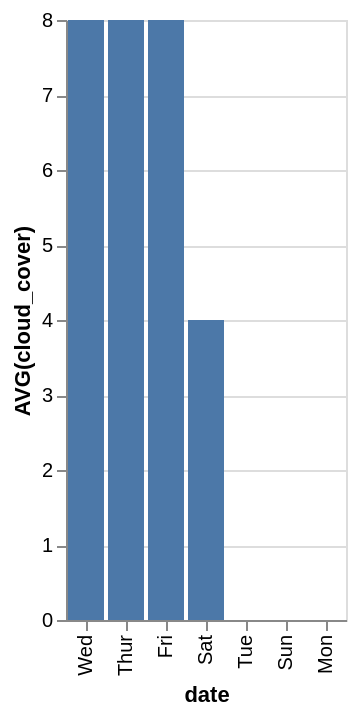

Vega-Lite specification for this chart:
### Vega-Lite specification from a JSON file in a GitHub repository (floating-point values rounded to 4 significant figures)
{"data": {"values": [{"x_data": "Wed", "y_data": 8}, {"x_data": "Thur", "y_data": 8}, {"x_data": "Fri", "y_data": 8}, {"x_data": "Sat", "y_data": 4}, {"x_data": "Tue", "y_data": 0}, {"x_data": "Sun", "y_data": 0}, {"x_data": "Mon", "y_data": 0}]}, "mark": "bar", "encoding": {"x": {"field": "x_data", "type": "nominal", "title": "date", "sort": {"op": "sum", "field": "y_data", "order": "descending"}}, "y": {"field": "y_data", "type": "quantitative", "title": "AVG(cloud_cover)"}}}
